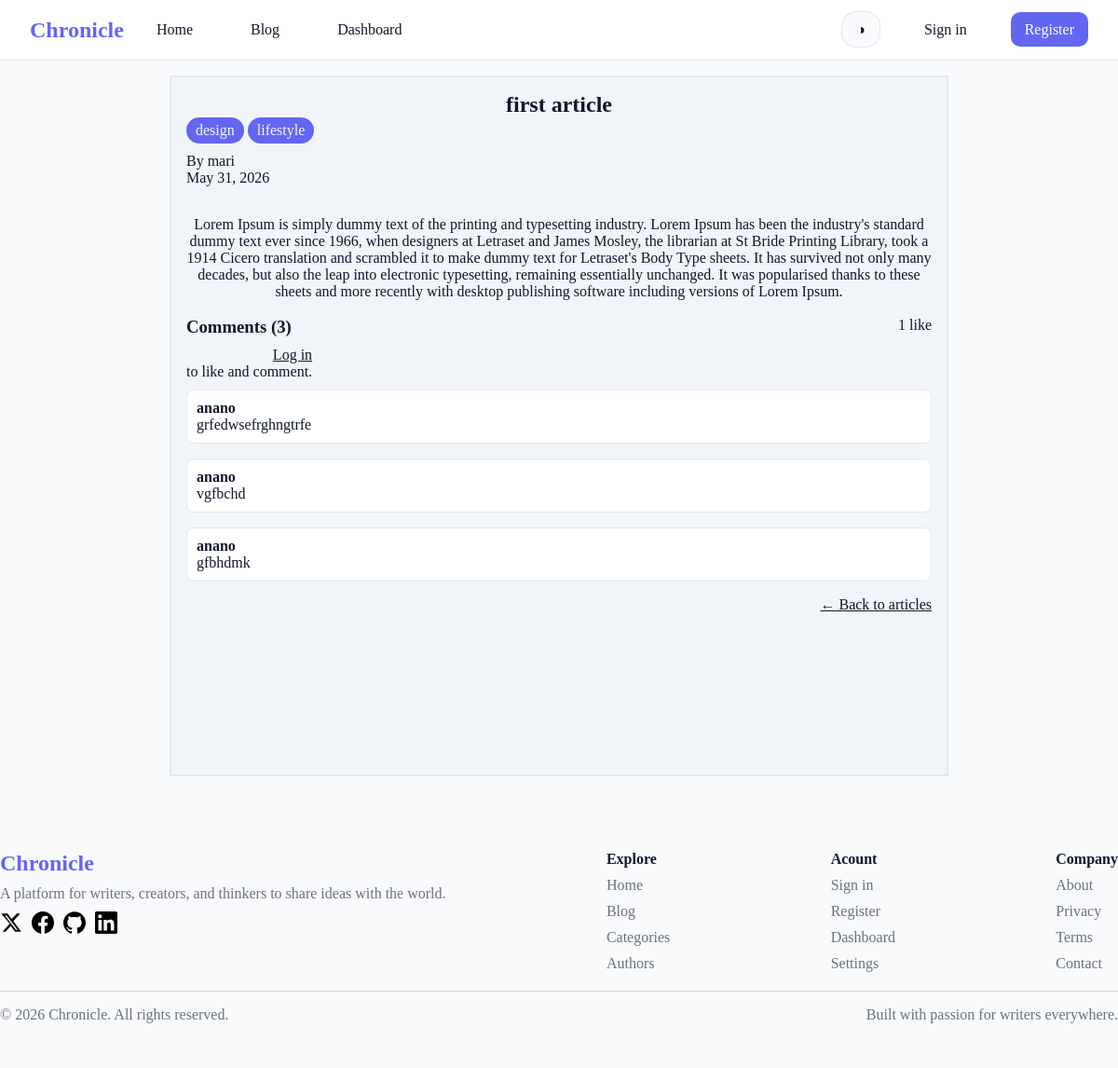
Screenshot of /read.php?id=1 with the database file from the repository.
### tables this page shows
CREATE TABLE IF NOT EXISTS `articles` (
  `Id` int UNSIGNED NOT NULL AUTO_INCREMENT,
  `User_id` int UNSIGNED NOT NULL,
  `Title` varchar(255) NOT NULL,
  `Content` text NOT NULL,
  `status` enum('published','draft') NOT NULL,
  `CreatedAt` timestamp NOT NULL DEFAULT CURRENT_TIMESTAMP,
  PRIMARY KEY (`Id`),
  KEY `User_id` (`User_id`)
);

CREATE TABLE IF NOT EXISTS `categories` (
  `Id` int UNSIGNED NOT NULL AUTO_INCREMENT,
  `Name` varchar(100) NOT NULL,
  PRIMARY KEY (`Id`),
  UNIQUE KEY `Name` (`Name`)
);

CREATE TABLE IF NOT EXISTS `users` (
  `Id` int UNSIGNED NOT NULL AUTO_INCREMENT,
  `UserName` varchar(20) NOT NULL,
  `Email` varchar(255) NOT NULL,
  `Password` varchar(255) NOT NULL,
  `Role` enum('admin','user') NOT NULL DEFAULT 'user',
  PRIMARY KEY (`Id`),
  UNIQUE KEY `UserName` (`UserName`),
  UNIQUE KEY `UserName_2` (`UserName`,`Email`)
);

CREATE TABLE IF NOT EXISTS `comments` (
  `Id` int UNSIGNED NOT NULL AUTO_INCREMENT,
  `user_Id` int UNSIGNED NOT NULL,
  `article_id` int UNSIGNED NOT NULL,
  `content` text NOT NULL,
  PRIMARY KEY (`Id`),
  KEY `user_Id` (`user_Id`),
  KEY `article_id` (`article_id`)
);

### read.php (the view, shortened to what this page needs)
<!DOCTYPE html>
<html lang="en" data-theme="light">
<?php
    require_once "./templates/head.php";
    require_once './config/db.php';
    $id = isset($_GET['id']) ? (int)$_GET['id'] : 0;
    $loggedUserId = $_SESSION['user_id'] ?? 0;
    $stmt = $conn->prepare("
        SELECT articles.*, users.UserName
        FROM articles
        JOIN users ON articles.user_id = users.Id
        WHERE articles.Id = ?
    ");
    $stmt->bind_param('i', $id);
    $stmt->execute();
    $article = $stmt->get_result()->fetch_assoc();
    $isOwner = $loggedUserId === (int)$article['User_id'];
    $stmt = $conn->prepare("
        SELECT categories.Name
        FROM categories
        JOIN article_categories ON categories.Id = article_categories.category_id
        WHERE article_categories.article_id = ?
    ");
    $stmt->bind_param('i', $id);
    $stmt->execute();
    $categories = $stmt->get_result()->fetch_all(MYSQLI_ASSOC);
    $stmt = $conn->prepare("SELECT COUNT(*) as total FROM likes WHERE article_id = ?");
    $stmt->bind_param('i', $id);
    $stmt->execute();
    $likeCount = $stmt->get_result()->fetch_assoc()['total'];
    $stmt = $conn->prepare("
        SELECT comments.content, comments.Id, users.username
        FROM comments
        JOIN users ON comments.user_id = users.Id
        WHERE comments.article_id = ?
        ORDER BY comments.Id DESC
    ");
    $stmt->bind_param('i', $id);
    $stmt->execute();
    $comments = $stmt->get_result()->fetch_all(MYSQLI_ASSOC);
    $stmt = $conn->prepare("
        SELECT categories.Name
        FROM categories
        JOIN article_categories ON categories.Id = article_categories.Category_Id
        WHERE article_categories.Article_id = ?
    ");
    $stmt->bind_param('i', $id);
    $stmt->execute();
    $categories = $stmt->get_result()->fetch_all(MYSQLI_ASSOC);
?>
<?php $currentPage='read';
require_once './templates/header.php'; ?>
<body>
<main class="single-article">
    <article>
        <h1><?php echo $article['Title']; ?></h1>
        <div class="article-categories">
            <?php foreach ($categories as $category): ?>
                <span class="category-badge"><?php echo $category['Name']; ?></span>
            <?php endforeach; ?>
        </div>
        <p class="author">By <?php echo $article['UserName']; ?></p>
        <p class="date"><?php echo date('M d, Y', strtotime($article['CreatedAt'])); ?></p>
        <div class="content">
            <?php echo nl2br($article['Content']); ?>
        </div>
        <div class="article-actions">
        <div class="likes-section">
            <span><?php echo $likeCount; ?> <?php echo $likeCount === 1 ? 'like' : 'likes'; ?></span>
        </div>
        <div class="comments-section">
            <h3>Comments (<?php echo count($comments); ?>)</h3>
            <?php if ($loggedUserId && !$isOwner): ?>
                <form method="POST" class="comment-form">
                    <textarea name="comment_content" placeholder="Write a comment..." required></textarea>
                    <button type="submit" name="submit_comment" class="post-comm-btn">Post Comment</button>
                </form>
            <?php elseif ($isOwner): ?>
                <p class="owner-note">You cannot like or comment on your own article.</p>
            <?php else: ?>
                <p><a href="login.php">Log in</a> to like and comment.</p>
            <?php endif; ?>
            <?php foreach ($comments as $comment): ?>
        </div>
        </div>
                <div class="comment">
                    <strong><?php echo htmlspecialchars($comment['username']); ?></strong>
                    <p><?php echo htmlspecialchars($comment['content']); ?></p>
                </div>
            <?php endforeach; ?>
        <a href="articles.php">← Back to articles</a>
    </article>
</main>
<?php require_once './templates/footer.php'; ?>
</body>
</html>

### css/style.css (style rules this page uses)
:root { --color-bg-light: #ffffff; --color-bg-dark:#0f172a; --color-surface-light:#f8fafc; --color-surface-dark:#1e1b4b; --color-bg-hover-light:#f1f5f9; --color-bg-hover-dark:#334155; --color-accent-light:#6366f1; --color-accent-dark:#818cf8; --color-article-light:#eef2ff; --color-article-dark: #1e293b; --color-text-light:#0f172a; --color-text-dark:#f8fafc; --color-border-light:#e2e8f0; --color-border-dark:#334155; --color-bg: var(--color-bg-light); --color-surface: var(--color-surface-light); --color-bg-hover: var(--color-bg-hover-light); --color-article: var(--color-article-light); --color-text: var(--color-text-light); --color-border: var(--color-border-light); --color-accent: var(--color-accent-light); }
body { color: var(--color-text); }
.single-article { display: flex; justify-content: center; height: 100%; min-height: 100vh; padding-top: 1rem; color: var(--color-text); background-color: var(--color-surface); }
.single-article article { padding: 0 2rem; max-width: 800px; width: 100%; padding: 1rem; margin-bottom: 3rem; border: var(--color-border) 2px solid; background-color: var(--color-bg-hover); }
.single-article h1, .single-article .content { text-align: center; }
.single-article .content { margin-top: 2rem; }
.single-article a { display: flex; justify-content: right; color: var(--color-text); }
.single-article .article-actions { display: flex; flex-direction: row; flex-direction: row-reverse; justify-content: space-between; }
.single-article .article-actions .likes-section { display: flex; flex-direction: column; gap: 5px; }
.single-article .article-actions .comments-section { display: flex; flex-direction: column; gap: 10px; margin-bottom: 10px; }
.single-article .comment { border: var(--color-border) 1px solid; background-color: var(--color-bg); border-radius: 8px; padding: 10px; margin-bottom: 1rem; }
.category-badge, .filter-btn { display: inline-block; padding: 5px 10px; border-radius: 20px; color: var(--color-text-dark); background-color: var(--color-accent); margin-bottom: 10px; text-decoration: none; }
.article-actions { display: flex; flex-direction: row; }
* { padding: 0; margin: 0; }

### rows the page displays
articles: Title "first article", User.UserName "mari", CreatedAt "May 31, 2026", Content "Lorem Ipsum is simply dummy text of the printing and typesetting industry. Lorem Ipsum has been the industry's standard dummy text ever since 1966, when designers at Letraset and James Mosley, the librarian at St Bride Printing Library, took a 1914 Cicero translation and scrambled it to make dummy text for Letraset's Body Type sheets. It has survived not only many decades, but also the leap into electronic typesetting, remaining essentially unchanged. It was popularised thanks to these sheets and more recently with desktop publishing software including versions of Lorem Ipsum."
categories: Name "design"
categories: Name "lifestyle"
comments: user_Id.UserName "anano", content "grfedwsefrghngtrfe"
comments: user_Id.UserName "anano", content "vgfbchd"
comments: user_Id.UserName "anano", content "gfbhdmk"

### other values shown
$likeCount "1"
count($comments) "3"
